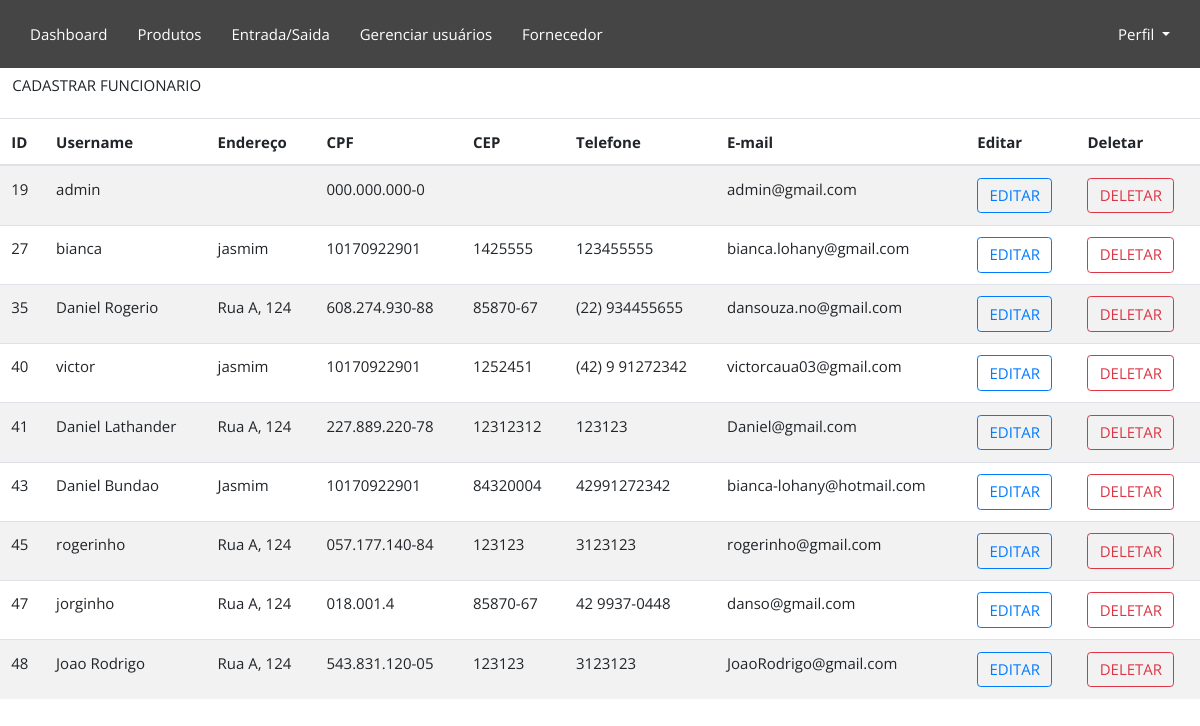
/funcionario/ (signed in), run on an earlier commit of the app's database.
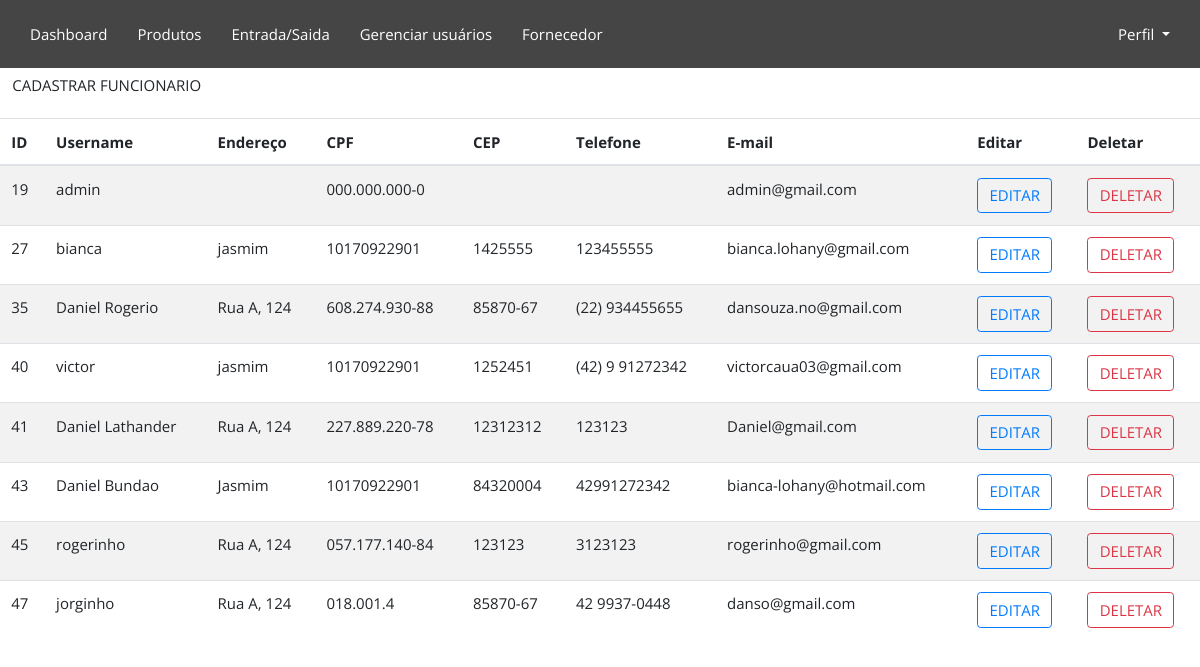
And on a later commit of the database.
### CRUDfuncionario/models.py (models this page shows, shortened)
class Funcionario(AbstractUser):
    idFuncionario = models.AutoField(primary_key=True)
    nivelDeAcesso = models.IntegerField(default=1)
    enderecoFuncionario = models.CharField(max_length=30)
    CPF = CPFField('CPF',default='000.000.000-0',validators=[valida_cpf])
    CEP = models.CharField(max_length=8)
    telefone = models.CharField(max_length=20)
    funcao = models.CharField(max_length=30)
    username = models.CharField(max_length=30,default='default_username', unique=True,
                                validators=[valida_texto])
    password = models.CharField(max_length=100, default='default_password')
    email = models.EmailField(unique=True, default='daniel@gmail.com',
                              validators = [EmailValidator(message="Insira um endereco de email valído")])
    def __init__(self, *args: Any, **kwargs: Any) -> None:
        super().__init__(*args, **kwargs)

### CRUDfuncionario/views.py (the view)
# urls.py: path('', Funcionarios, name="funcionario"),
def Funcionarios(request):
    if verifica_login(request):
        funcionarios = Funcionario.objects.all()
        return render(request, "funcionarios.html", {"funcionarios": funcionarios})
    else:
        return redirect(login_view)

### login/views.py (called while the page is built)
def verifica_login(request):
        return 'user_id' in request.session

### CRUDfuncionario/templates/funcionarios.html (shortened to what this page needs)
{% extends 'base.html' %}
{% load static %}
{% block content %}
<link rel="stylesheet" href="{% static 'css/crudfuncionario.css' %}">
<div class="retangulo">
    <ul>
        <li>
            <a href="{% url 'cadastrarFuncionario_view' %}" class="btn btn-transparent">CADASTRAR FUNCIONARIO</a>
        </li>
    </ul>
</div>
<table class="table table-striped">
    <thead class="thead">
        <tr>
            <th scope="col">ID</th>
            <th scope="col">Username</th>
            <th scope="col">Endereço</th>
            <th scope="col">CPF</th>
            <th scope="col">CEP</th>
            <th scope="col">Telefone</th>
            <th scope="col">E-mail</th>
            <th scope="col">Editar</th>
            <th scope="col">Deletar</th>
        </tr>
    </thead>
    <tbody>
        {% for funcionario in funcionarios %}
        <tr>
            <td>{{ funcionario.idFuncionario }}</td>
            <td>{{ funcionario.username }}</td>
            <td>{{ funcionario.enderecoFuncionario }}</td>
            <td>{{ funcionario.CPF }}</td>
            <td>{{ funcionario.CEP }}</td>
            <td>{{ funcionario.telefone }}</td>
            <td>{{ funcionario.email }}</td>
            <td>
                <a href="{% url 'editarFuncionario_view' funcionario.idFuncionario %}" class="btn btn-outline-primary">EDITAR</a>
            </td>
            <td>
                <a href="{% url 'deleteFuncionario_view' funcionario.idFuncionario %}" class="btn btn-outline-danger">DELETAR</a>
            </td>
        </tr>
        {% endfor %}
    </tbody>
</table>
{% endblock %}

What changed in the data, as far as the page shows it:
removed Funcionario: idFuncionario "48", username "Joao Rodrigo", enderecoFuncionario "Rua A, 124", CPF "543.831.120-05", CEP "123123", telefone "3123123", email "JoaoRodrigo@gmail.com"
